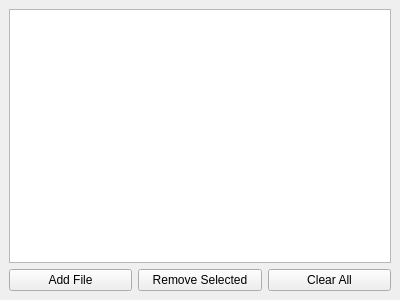
<?xml version="1.0" encoding="UTF-8"?>
<ui version="4.0">
 <class>MainWindow</class>
 <widget class="QMainWindow" name="MainWindow">
  <property name="geometry">
   <rect>
    <x>0</x>
    <y>0</y>
    <width>400</width>
    <height>300</height>
   </rect>
  </property>
  <property name="windowTitle">
   <string>JSON 文件选择器</string>
  </property>
  <widget class="QWidget" name="centralwidget">
   <layout class="QVBoxLayout" name="verticalLayout">
    <item>
     <widget class="QListWidget" name="fileListWidget"/>
    </item>
    <item>
     <layout class="QHBoxLayout" name="buttonLayout">
      <item>
       <widget class="QPushButton" name="addFileButton">
        <property name="text">
         <string>Add File</string>
        </property>
       </widget>
      </item>
      <item>
       <widget class="QPushButton" name="removeFileButton">
        <property name="text">
         <string>Remove Selected</string>
        </property>
       </widget>
      </item>
      <item>
       <widget class="QPushButton" name="clearFileButton">
        <property name="text">
         <string>Clear All</string>
        </property>
       </widget>
      </item>
     </layout>
    </item>
   </layout>
  </widget>
 </widget>
 <resources/>
 <connections/>
</ui>
